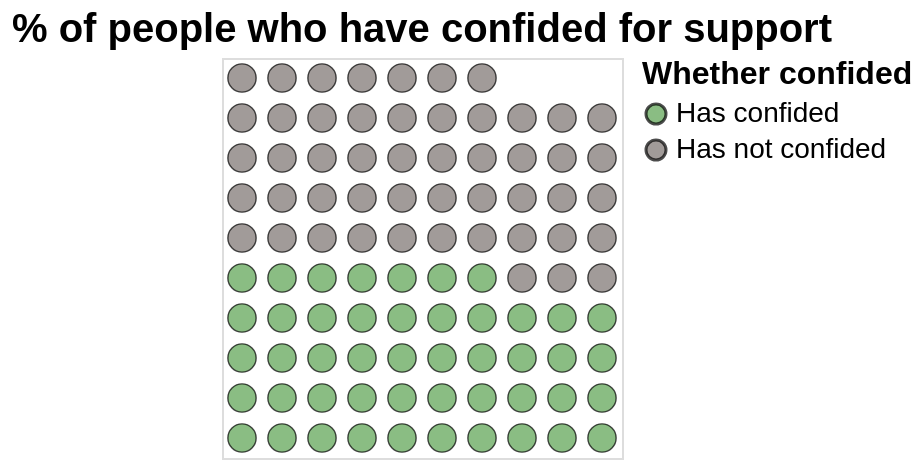

Vega-Lite specification for this chart:
### Vega-Lite specification from a JSON file in a GitHub repository (floating-point values rounded to 4 significant figures)
{"$schema": "https://vega.github.io/schema/vega-lite/v5.json", "description": "A waffle chart showing the percentage of people who have confided.", "title": {"text": "% of people who have confided for support", "fontSize": 20, "anchor": "middle"}, "data": {"values": [{"Gender": "Male", "Whether confided": "Has confided", "Value": 517.6}, {"Gender": "Male", "Whether confided": "Has not confided", "Value": 545.1}]}, "transform": [{"joinaggregate": [{"op": "sum", "field": "Value", "as": "Total"}]}, {"calculate": "datum.Value / datum.Total * 100", "as": "PercentOfTotal"}, {"calculate": "floor(datum.PercentOfTotal)", "as": "WholePercent"}, {"calculate": "sequence(1, datum.WholePercent)", "as": "S"}, {"flatten": ["S"]}, {"window": [{"op": "row_number", "as": "id"}], "sort": [{"field": "Whether confided", "order": "ascending"}]}, {"calculate": "ceil(datum.id / 10)", "as": "row"}, {"calculate": "datum.id - datum.row * 10", "as": "col"}], "mark": {"type": "circle", "filled": true, "stroke": "black", "strokeWidth": 0.7}, "encoding": {"x": {"field": "col", "type": "ordinal", "axis": null}, "y": {"field": "row", "type": "ordinal", "axis": null, "sort": "-y"}, "color": {"field": "Whether confided", "type": "nominal", "scale": {"range": ["#59A14F", "#79706e"]}, "legend": {"orient": "right", "offset": 10, "labelOffset": 3, "titlePadding": 5, "titleFontSize": 16, "labelFontSize": 14}}, "size": {"value": 200}, "tooltip": [{"field": "Whether confided", "type": "nominal"}, {"field": "PercentOfTotal", "type": "quantitative", "title": "Percentage", "format": ".2f"}]}, "config": {"legend": {"labelFontSize": 14, "titleFontSize": 16}}}
